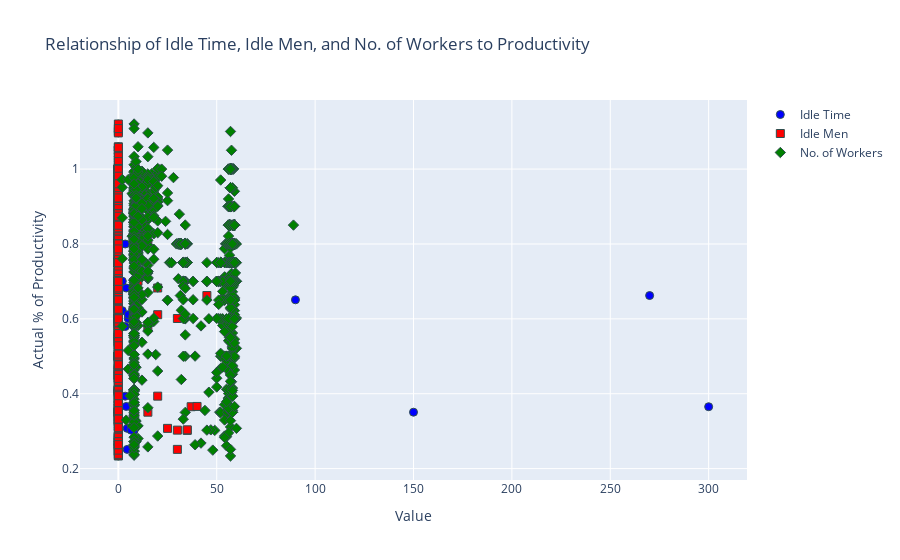

The notebook cell saved with this chart:
### Code cell
fig = go.Figure()

fig.add_trace(go.Scatter(
    x=df['idle_time'],
    y=df['actual_productivity'],
    mode='markers',
    name='Idle Time',
    marker=dict(size=8, symbol='circle', color='blue', line=dict(width=1, color='DarkSlateGrey')),
    text=df['date']
))

fig.add_trace(go.Scatter(
    x=df['idle_men'],
    y=df['actual_productivity'],
    mode='markers',
    name='Idle Men',
    marker=dict(size=8, symbol='square', color='red', line=dict(width=1, color='DarkSlateGrey')),
    text=df['date']
))

fig.add_trace(go.Scatter(
    x=df['no_of_workers'],
    y=df['actual_productivity'],
    mode='markers',
    name='No. of Workers',
    marker=dict(size=8, symbol='diamond', color='green', line=dict(width=1, color='DarkSlateGrey')),
    text=df['date']
))

fig.update_layout(
    title='Relationship of Idle Time, Idle Men, and No. of Workers to Productivity',
    xaxis_title='Value',
    yaxis_title='Actual % of Productivity',
    showlegend=True
)

fig.show()

### Figure 1 — Plotly figure (JSON) as saved in the notebook; plotly's stock layout.template omitted (floating-point values rounded to 4 significant figures; data arrays with more than 128 entries replaced by an {"elided": "..."} marker saying what was removed)
{"data": [{"marker": {"color": "blue", "line": {"color": "DarkSlateGrey", "width": 1}, "size": 8, "symbol": "circle"}, "mode": "markers", "name": "Idle Time", "text": {"elided": "1197 str values"}, "type": "scatter", "x": {"elided": "1197 float values"}, "y": {"elided": "1197 float values"}}, {"marker": {"color": "red", "line": {"color": "DarkSlateGrey", "width": 1}, "size": 8, "symbol": "square"}, "mode": "markers", "name": "Idle Men", "text": {"elided": "1197 str values"}, "type": "scatter", "x": {"elided": "1197 int values"}, "y": {"elided": "1197 float values"}}, {"marker": {"color": "green", "line": {"color": "DarkSlateGrey", "width": 1}, "size": 8, "symbol": "diamond"}, "mode": "markers", "name": "No. of Workers", "text": {"elided": "1197 str values"}, "type": "scatter", "x": {"elided": "1197 float values"}, "y": {"elided": "1197 float values"}}], "layout": {"showlegend": true, "title": {"text": "Relationship of Idle Time, Idle Men, and No. of Workers to Productivity"}, "xaxis": {"title": {"text": "Value"}}, "yaxis": {"title": {"text": "Actual % of Productivity"}}}}
